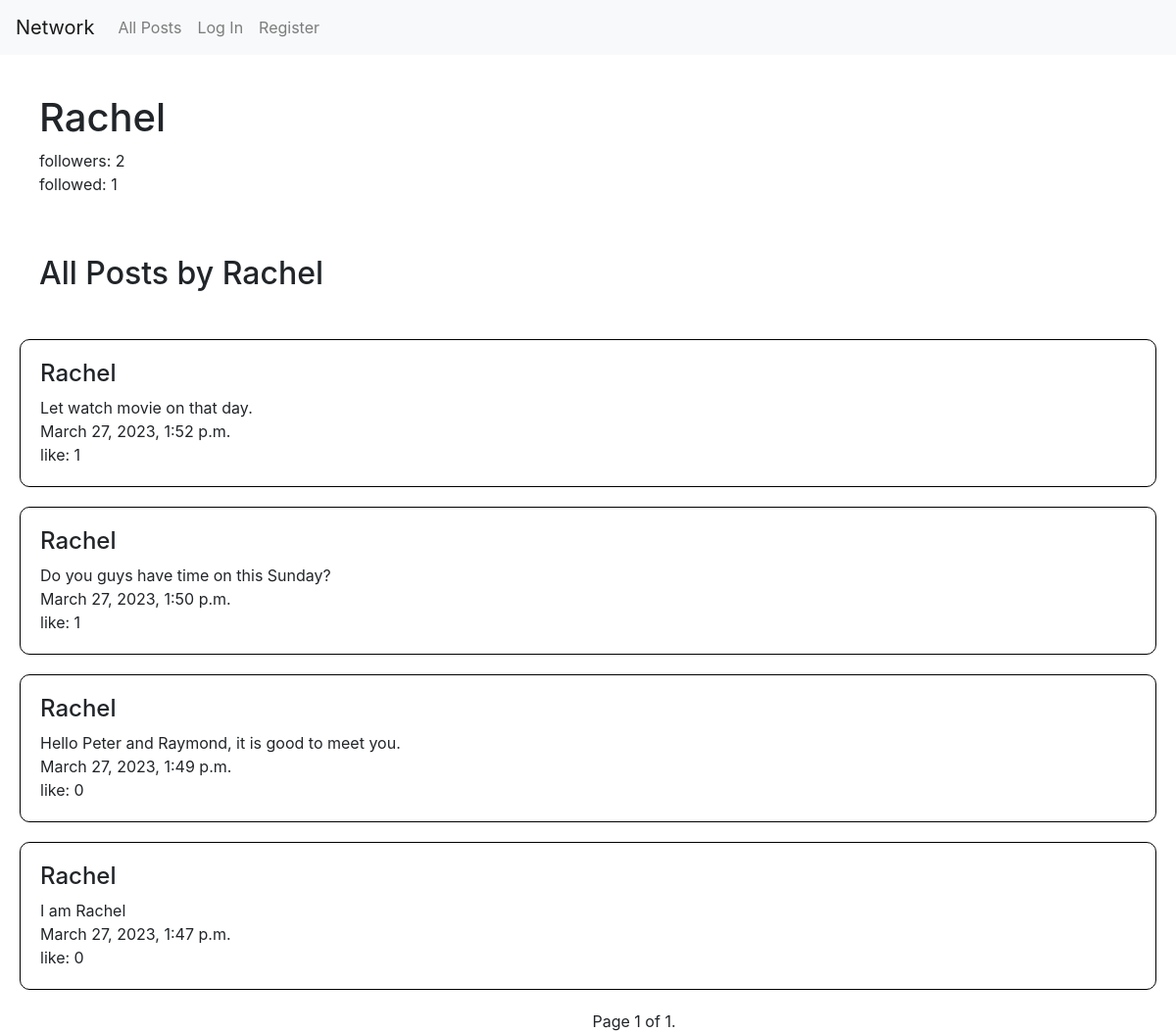
Screenshot of /profile/7 with the database file from the repository.
### network/models.py (models this page shows, shortened)
class User(AbstractUser):
    pass

class Post(models.Model):
    content = models.CharField(max_length=1000)
    writer = models.ForeignKey(User, on_delete=models.CASCADE, related_name = "post")
    time = models.DateTimeField(auto_now_add=True)
    like_no = models.PositiveIntegerField(default=0)
    liked_user = models.ManyToManyField(User, blank=True, related_name = "liked_post")

### network/views.py (the view)
# urls.py: path("profile/<int:user_id>", views.profile, name="profile"),
def profile(request, user_id):
    user = User.objects.get(id = user_id)
    no_being_follow = Follow.objects.filter(be_followed = user_id).count()
    no_to_follow = Follow.objects.filter(to_follow = user_id).count()
    if request.user.id:
        if request.user.id == user_id:
            same = True
        else:
            same = False
    else:
        same = True
    has_followed = check_followed (request.user.id, user_id)
    list = user.post.all().order_by('-time')
    p = Paginator(list,10)
    page_number = request.GET.get('page')
    page_obj = p.get_page(page_number)
    return render(request, "network/profile.html",{
        "user_id": user.id,
        "username": user.username,
        "user_post": page_obj,
        "same_user": same,
        "being_follow": no_being_follow,
        "to_follow": no_to_follow,
        "has_followed": has_followed
    })

### network/util.py (called while the page is built)
def check_followed (request_id, check_id):
    try:
        Follow.objects.get(be_followed = check_id, to_follow = request_id)
    except ObjectDoesNotExist:
        return False
    else:
        return True

### network/templates/network/profile.html (shortened to what this page needs)
{% extends "network/layout.html" %}
{% block body %}
    <div style="padding: 20px; margin: 20px;">
        <h1>{{ username }}</h1>
        followers: {{ being_follow }}
        <br>
        followed: {{ to_follow }}
        <br>
    </div>
    <div style="padding: 20px; margin: 20px;"><h2>All Posts by {{ username }}</h2></div>
    {% for item in user_post %}
        <div class="post_box">
            <h4>{{ item.writer }}</h4>
            {{ item.content}}
            <br>
            {{item.time}}
            <br>
            like: {{item.like_no}}
        </div>
    {% endfor %}
    <div class = "pagination">
        <span class="step-links">
            <div class="current">
                Page {{ user_post.number }} of {{ user_post.paginator.num_pages }}.
            </div>
        </span>
    </div>
{% endblock %}

### network/static/network/styles.css (style rules this page uses)
.post_box { border: 1px solid black; border-radius: 10px; margin: 20px; padding: 20px; }
.pagination { text-align: center; position: absolute; left:50%; }
.current { display: inline-block; }

### rows the page displays
User: username "Rachel"
Post: writer "Rachel", content "Let watch movie on that day.", time "March 27, 2023, 1:52 p.m.", like_no "1"
Post: writer "Rachel", content "Do you guys have time on this Sunday?", time "March 27, 2023, 1:50 p.m.", like_no "1"
Post: writer "Rachel", content "Hello Peter and Raymond, it is good to meet you.", time "March 27, 2023, 1:49 p.m.", like_no "0"
Post: writer "Rachel", content "I am Rachel", time "March 27, 2023, 1:47 p.m.", like_no "0"

### other values shown
{{ being_follow }} "2"
{{ to_follow }} "1"
{{ user_post.number }} "1"
{{ user_post.paginator.num_pages }} "1"
